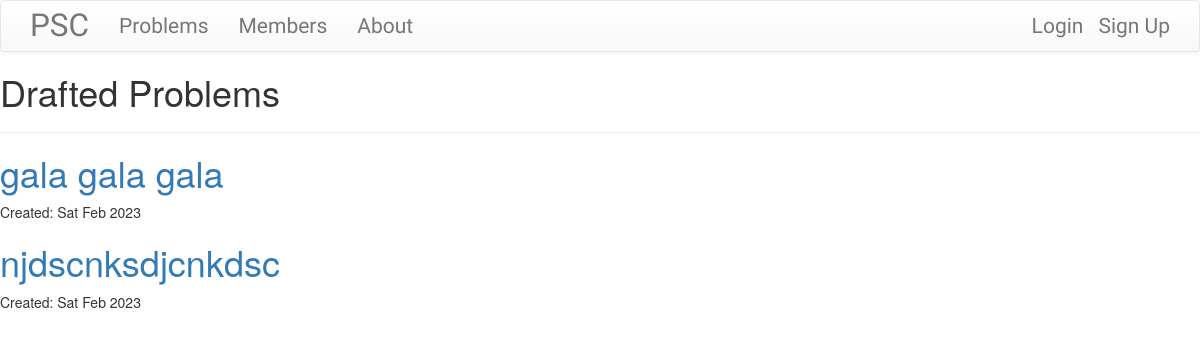
The app's page /problems/drafts/ with its own data.
### problems/models.py (models this page shows, shortened)
class Problem(models.Model):
    problem_type_choices = (
        ('c','Confidential'),
        ('sc','Semi-confidential'),
        ('p','Public')
    )
    problem_category_choices = (
        ('agriculture','Agriculture'),
        ('computer_science','Computer Science'),
        ('social_studies','Social Studies'),
        ('environment','Environmental Science'),
        ('mathematics','Mathematics'),
        ('engineering','Engineering'),
        ('physics','physics'),
        ('chemistry','chemistry'),
        ('other','Other')
    )
    author = models.ForeignKey('accounts.CustomUser', on_delete=models.CASCADE)
    title = models.CharField(max_length=200)
    problem_category = models.CharField(choices=problem_category_choices, max_length=50, default='other', verbose_name="Category of the problem")
    problem_brief = models.TextField()
    problem_reward = models.IntegerField(verbose_name='Prize money for providing the solution ')
    problem_description = models.TextField()
    created_date = models.DateTimeField(default=timezone.now)
    published_date = models.DateTimeField(blank=True, null=True)

### problems/views.py (the view)
# urls.py: path("drafts/", views.DraftListView.as_view(), name="problem_draft_list"),
class DraftListView(ListView, LoginRequiredMixin):
    model = Problem
    template_name = "problem_draft_list.html"
    login_url = 'login/'
    redirect_field_name = 'problems/problem_list.html'
    def get_queryset(self):
        return Problem.objects.filter(published_date__isnull = True).order_by('created_date') # i.e select posts which have published date as null

### problems/templates/problems/problem_draft_list.html (shortened to what this page needs)
{% extends 'base.html' %}
{% block content %}
    <h1> Drafted Problems </h1>
    <hr>
    {% for problem in problem_list %}
        <div class="problem">
                <h1> <a href="{% url 'problems:problem_detail' pk=problem.pk %}"> {{problem.title}} </a> </h1>
                <p class="date"> Created: {{problem.created_date|date:'D M Y'}}</p>
        </div>
    {% endfor %}
{% endblock content %}

### records on screen
Problem: title "gala gala gala", created_date "Sat Feb 2023"
Problem: title "njdscnksdjcnkdsc", created_date "Sat Feb 2023"
